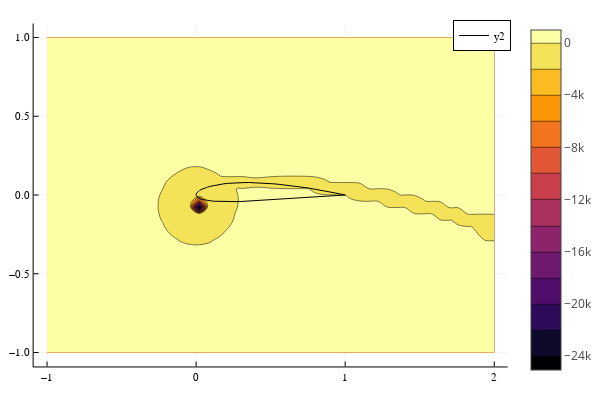

Here is the notebook cell this chart was saved with:
### Code cell
p1 = contour(x_dom, y_dom, cp, fill = true)
plot(p1)
plot!(first.([ panel.start for panel in panels ]), last.([ panel.start for panel in panels ]), color = "black", aspect_ratio = :equal)

### Figure 1 — Plotly figure (JSON) as saved in the notebook; plotly's stock layout.template omitted (floating-point values rounded to 4 significant figures; data arrays with more than 128 entries replaced by an {"elided": "..."} marker saying what was removed)
{"data": [{"colorbar": {"title": ""}, "colorscale": {"elided": "256x2 mixed values"}, "contours": {"coloring": "fill", "showlabels": false}, "hoverinfo": "none", "name": "y1", "ncontours": 17, "showlegend": false, "showscale": true, "type": "contour", "x": [-1, -0.94, -0.88, -0.82, -0.76, -0.7, -0.64, -0.58, -0.52, -0.46, -0.4, -0.34, -0.28, -0.22, -0.16, -0.1, -0.04, 0.02, 0.08, 0.14, 0.2, 0.26, 0.32, 0.38, 0.44, 0.5, 0.56, 0.62, 0.68, 0.74, 0.8, 0.86, 0.92, 0.98, 1.04, 1.1, 1.16, 1.22, 1.28, 1.34, 1.4, 1.46, 1.52, 1.58, 1.64, 1.7, 1.76, 1.82, 1.88, 1.94, 2], "xaxis": "x", "y": [-1, -0.96, -0.92, -0.88, -0.84, -0.8, -0.76, -0.72, -0.68, -0.64, -0.6, -0.56, -0.52, -0.48, -0.44, -0.4, -0.36, -0.32, -0.28, -0.24, -0.2, -0.16, -0.12, -0.08, -0.04, 0, 0.04, 0.08, 0.12, 0.16, 0.2, 0.24, 0.28, 0.32, 0.36, 0.4, 0.44, 0.48, 0.52, 0.56, 0.6, 0.64, 0.68, 0.72, 0.76, 0.8, 0.84, 0.88, 0.92, 0.96, 1], "yaxis": "y", "z": {"elided": "51x51 float values"}, "zmax": 1.0, "zmin": -25080.0}, {"colorbar": {"title": ""}, "legendgroup": "y2", "line": {"color": "rgba(0, 0, 0, 1.000)", "dash": "solid", "shape": "linear", "width": 1}, "mode": "lines", "name": "y2", "showlegend": true, "type": "scatter", "x": [1, 0.999, 0.9959, 0.9907, 0.9835, 0.9743, 0.9631, 0.9501, 0.9351, 0.9184, 0.9, 0.8799, 0.8582, 0.8351, 0.8106, 0.7849, 0.758, 0.73, 0.7012, 0.6715, 0.6411, 0.6102, 0.5789, 0.5472, 0.5154, 0.4835, 0.4517, 0.4201, 0.3889, 0.3584, 0.3284, 0.2991, 0.2707, 0.2432, 0.2166, 0.1912, 0.1671, 0.1442, 0.1228, 0.1028, 0.0844, 0.06764, 0.05261, 0.03935, 0.02793, 0.0184, 0.01081, 0.005198, 0.001586, 0, 0.0004683, 0.003012, 0.007627, 0.0143, 0.02301, 0.03373, 0.04643, 0.06104, 0.07752, 0.09579, 0.1158, 0.1374, 0.1606, 0.1853, 0.2112, 0.2385, 0.2668, 0.2961, 0.3262, 0.3571, 0.3886, 0.4203, 0.4523, 0.4845, 0.5167, 0.5488, 0.5807, 0.6123, 0.6434, 0.6739, 0.7036, 0.7325, 0.7604, 0.7872, 0.8129, 0.8372, 0.8601, 0.8816, 0.9015, 0.9197, 0.9362, 0.9509, 0.9638, 0.9748, 0.9838, 0.9909, 0.9959, 0.999], "xaxis": "x", "y": [1.662e-17, -8.046e-05, -0.000321, -0.0007194, -0.001272, -0.001973, -0.002816, -0.003795, -0.004902, -0.006129, -0.007467, -0.008908, -0.01044, -0.01207, -0.01377, -0.01554, -0.01737, -0.01924, -0.02116, -0.0231, -0.02505, -0.02699, -0.0289, -0.03077, -0.03256, -0.03424, -0.0358, -0.0372, -0.03842, -0.03952, -0.04049, -0.0413, -0.0419, -0.04227, -0.04237, -0.04217, -0.04164, -0.04076, -0.03951, -0.03788, -0.03586, -0.03344, -0.03062, -0.0274, -0.02379, -0.01979, -0.0154, -0.01064, -0.005501, 0, 0.005707, 0.01145, 0.01722, 0.02299, 0.02872, 0.03438, 0.03991, 0.04527, 0.05041, 0.05527, 0.05981, 0.06397, 0.0677, 0.07096, 0.07372, 0.07594, 0.0776, 0.07868, 0.07917, 0.07907, 0.07839, 0.07715, 0.0755, 0.07346, 0.07106, 0.06833, 0.06531, 0.06203, 0.05853, 0.05484, 0.051, 0.04705, 0.04303, 0.03898, 0.03493, 0.03093, 0.02702, 0.02323, 0.01961, 0.01619, 0.01302, 0.01013, 0.00754, 0.005297, 0.003422, 0.001939, 0.0008665, 0.0002173], "yaxis": "y", "zmax": 1.0, "zmin": -25080.0}], "layout": {"annotations": [], "height": 400, "legend": {"bgcolor": "rgba(255, 255, 255, 1.000)", "bordercolor": "rgba(0, 0, 0, 1.000)", "borderwidth": 1, "font": {"color": "rgba(0, 0, 0, 1.000)", "family": "sans-serif", "size": 11}, "tracegroupgap": 0, "traceorder": "normal", "x": 1, "xanchor": "auto", "y": 1, "yanchor": "auto"}, "margin": {"b": 20, "l": 0, "r": 0, "t": 20}, "paper_bgcolor": "rgba(255, 255, 255, 1.000)", "plot_bgcolor": "rgba(255, 255, 255, 1.000)", "showlegend": true, "width": 600, "xaxis": {"anchor": "y", "domain": [0.06582, 0.9934], "gridcolor": "rgba(0, 0, 0, 0.100)", "gridwidth": 0.5, "linecolor": "rgba(0, 0, 0, 1.000)", "mirror": false, "range": [-1.09, 2.09], "showgrid": true, "showline": true, "showticklabels": true, "tickangle": 0, "tickcolor": "rgb(0, 0, 0)", "tickfont": {"color": "rgba(0, 0, 0, 1.000)", "family": "sans-serif", "size": 11}, "tickmode": "array", "ticks": "inside", "ticktext": ["−1", "0", "1", "2"], "tickvals": [-1, 0, 1, 2], "title": "", "titlefont": {"color": "rgba(0, 0, 0, 1.000)", "family": "sans-serif", "size": 15}, "type": "-", "visible": true, "zeroline": false, "zerolinecolor": "rgba(0, 0, 0, 1.000)"}, "yaxis": {"anchor": "x", "domain": [0.03762, 0.9902], "gridcolor": "rgba(0, 0, 0, 0.100)", "gridwidth": 0.5, "linecolor": "rgba(0, 0, 0, 1.000)", "mirror": false, "range": [-1.088, 1.088], "showgrid": true, "showline": true, "showticklabels": true, "tickangle": 0, "tickcolor": "rgb(0, 0, 0)", "tickfont": {"color": "rgba(0, 0, 0, 1.000)", "family": "sans-serif", "size": 11}, "tickmode": "array", "ticks": "inside", "ticktext": ["−1.0", "−0.5", "0.0", "0.5", "1.0"], "tickvals": [-1, -0.5, 0, 0.5, 1], "title": "", "titlefont": {"color": "rgba(0, 0, 0, 1.000)", "family": "sans-serif", "size": 15}, "type": "-", "visible": true, "zeroline": false, "zerolinecolor": "rgba(0, 0, 0, 1.000)"}}}
